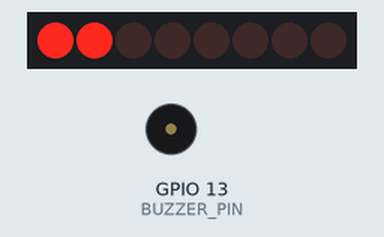
The sketch below on a simulated ESP32. On the bench: 8 shift-register outputs drawn as a row of LEDs (first output left, lit = HIGH), buzzer (waves = sounding).

Above: at 60.1 s.
At 127.4 s:
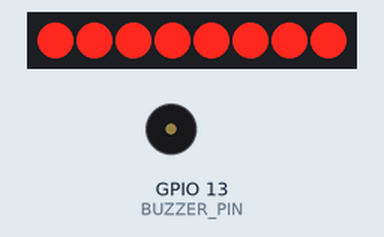
Timing chart, 0 to 128.9 s (numbered marks = the images above):
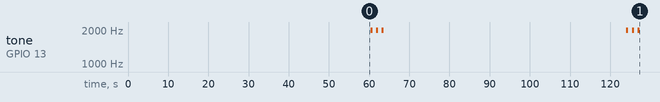

Measured:
- by itself, tone on GPIO 13 (BUZZER_PIN): plays 1991 Hz for 0.50 s, 1991 Hz for 0.50 s, 1991 Hz for 0.50 s, 1991 Hz for 0.50 s, 1991 Hz for 0.50 s, 1991 Hz for 0.50 s

The sketch:

sketch.ino
```cpp
#include "driver/ledc.h"

#define BUZZER_PIN     13
#define PIN_BUTTON     4

#define LEDC_HS_TIMER          LEDC_TIMER_0
#define LEDC_LS_TIMER          LEDC_TIMER_1

#define LEDC_HS_MODE           LEDC_HIGH_SPEED_MODE
#define LEDC_LS_MODE           LEDC_LOW_SPEED_MODE

#define LEDC_HS_CH0_GPIO       (BUZZER_PIN)
#define LEDC_HS_CH0_CHANNEL    LEDC_CHANNEL_0

bool isAlerting = false;
int hour = 3600000;
int hours8 = hour * 8;

int dataPin = 15;          // Pin connected to DS of 74HC595（Pin14）
int latchPin = 2;          // Pin connected to ST_CP of 74HC595（Pin12）
int clockPin = 4;          // Pin connected to SH_CP of 74HC595（Pin11）

// Define the encoding of characters 0-1 for the common-anode 7-Segment Display
byte num[] = {
  0xc0, 0xf9
};

void setup() {
    pinMode(PIN_BUTTON, INPUT);
    ledc_channel_config_t ledc_channel = {
        LEDC_HS_CH0_GPIO,
        LEDC_HIGH_SPEED_MODE,
        LEDC_CHANNEL_0,
        LEDC_INTR_DISABLE,
        LEDC_HS_TIMER,
        0,
        0
    };
    ledc_timer_config_t ledc_timer = {
        LEDC_HIGH_SPEED_MODE,
        LEDC_TIMER_10_BIT,
        LEDC_HS_TIMER,
        5000
    };
    // Set configuration of timer0 for high speed channels
    ledc_timer_config(&ledc_timer);
    // Set LED Controller with previously prepared configuration
    ledc_channel_config(&ledc_channel);
    ledc_fade_func_install(0);

  // set pins to output
  pinMode(latchPin, OUTPUT);
  pinMode(clockPin, OUTPUT);
  pinMode(dataPin, OUTPUT);
}
void loop() {
     delay(60000);
     //delay(hours8);
     writeData(num[0]);// Send display data to 74HC595
     isAlerting = true;
     ledc_set_duty_and_update(LEDC_HS_MODE, LEDC_CHANNEL_0, 0, 0);
     alert();
     delay(500);
     writeData(0xff);  // Clear the display content
     isAlerting = false;
     ledc_set_duty_and_update(LEDC_HS_MODE, LEDC_CHANNEL_0, 0, 0);
     delay(500);
     writeData(num[0]);// Send display data to 74HC595
     isAlerting = true;
     ledc_set_duty_and_update(LEDC_HS_MODE, LEDC_CHANNEL_0, 0, 0);
     alert();
     delay(500);
     writeData(0xff);  // Clear the display content
     isAlerting = false;
     ledc_set_duty_and_update(LEDC_HS_MODE, LEDC_CHANNEL_0, 0, 0);
     delay(500);
     writeData(num[0]);// Send display data to 74HC595
     isAlerting = true;
     ledc_set_duty_and_update(LEDC_HS_MODE, LEDC_CHANNEL_0, 0, 0);
     alert();
     delay(500);
     writeData(0xff);  // Clear the display content
     isAlerting = false;
     ledc_set_duty_and_update(LEDC_HS_MODE, LEDC_CHANNEL_0, 0, 0);
}

void alert() {
    float sinVal;
    int toneVal;
    for (int x = 0; x < 360; x += 1) {
        sinVal = sin(x * (PI / 180));
        toneVal = 2000 + sinVal * 500;
        ledc_set_freq(LEDC_HS_MODE, LEDC_TIMER_0, toneVal);
        ledc_set_duty_and_update(LEDC_HS_MODE, LEDC_CHANNEL_0, 512, 0);
        delay(1);
    }
}


void writeData(int value) {
  // Make latchPin output low level
  digitalWrite(latchPin, LOW);
  // Send serial data to 74HC595
  shiftOut(dataPin, clockPin, LSBFIRST, value);
  // Make latchPin output high level, then 74HC595 will update the data to parallel output
  digitalWrite(latchPin, HIGH);
}
```
